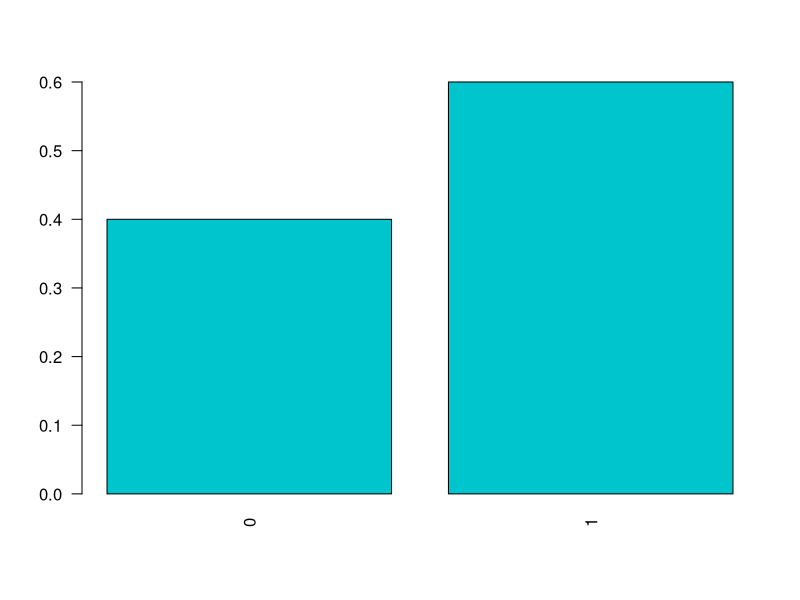
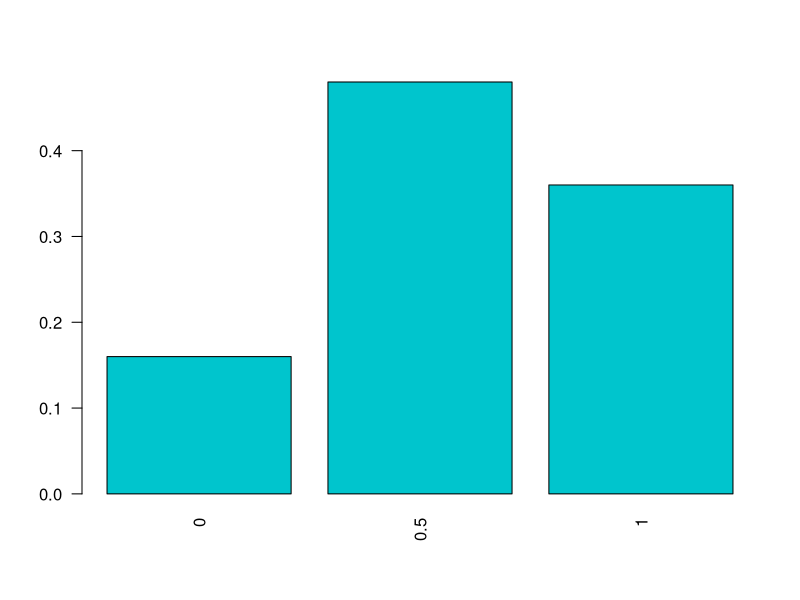
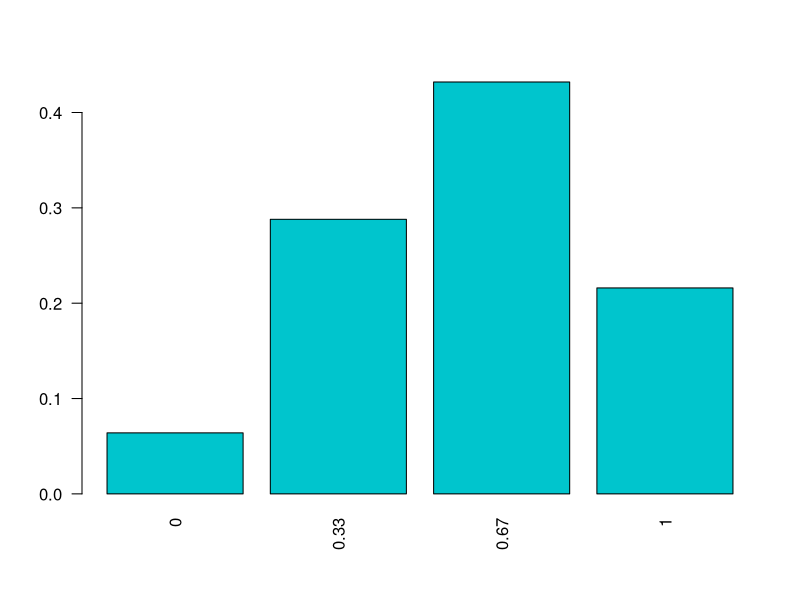
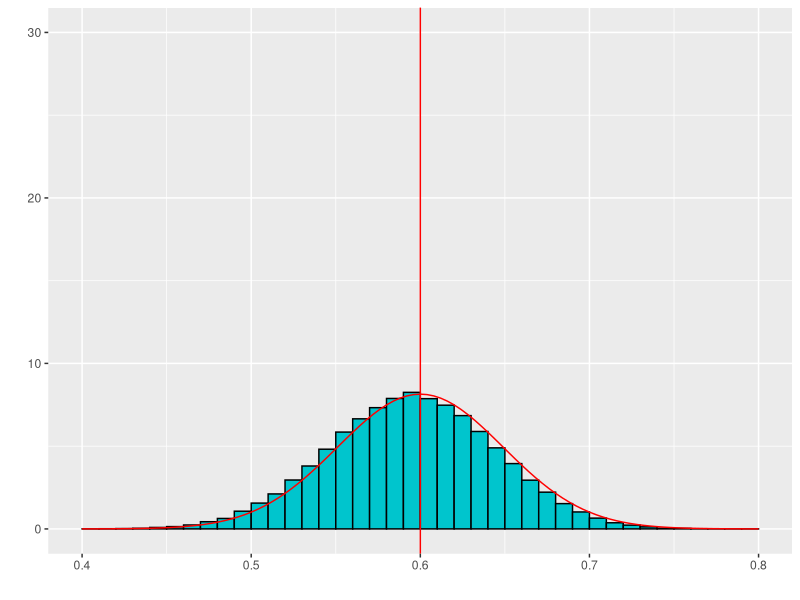
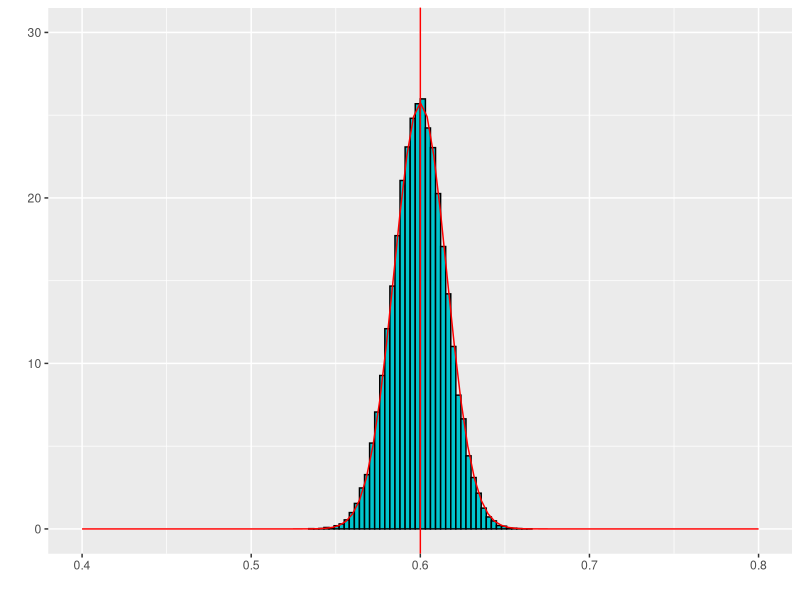
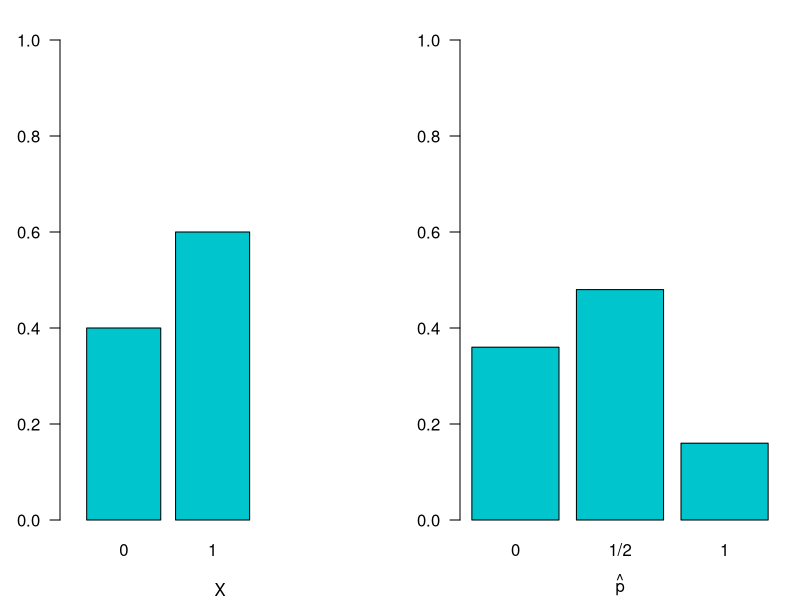
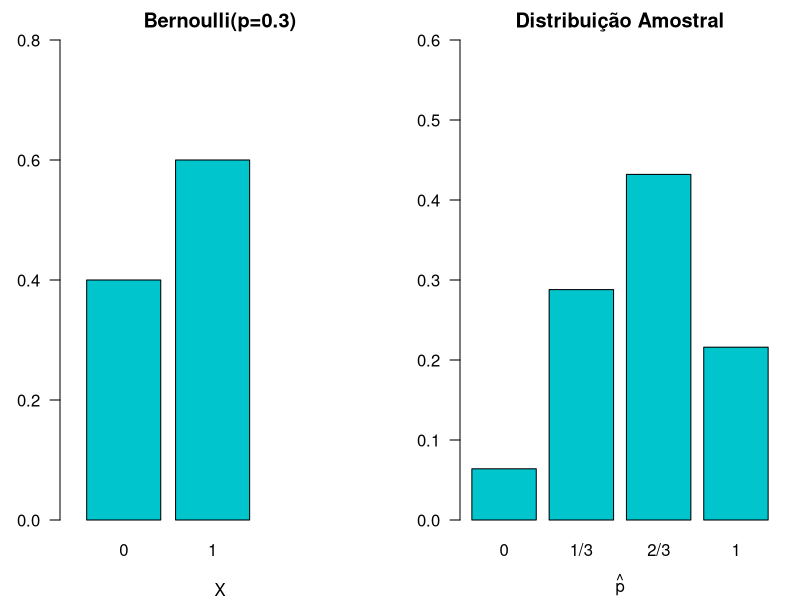

Write R code to recreate these figures, in order. (Note: this script raises an error after producing the figures.)
## ---- chunk 1
namess <- c("0","1")
barplot(c(0.4,0.6), names.arg=namess, col="turquoise3", main="", 
            cex.lab=1.0, cex.axis=1.0, cex.names=1.0, cex.main=2, las=2)
## ---- chunk 2
library(kableExtra)
aa <- expand.grid(1:5,1:5)
xx <- c(1,0,1,0,1)
phat <- unlist(apply(aa,1,function(x) mean(xx[x])))
aa$phat <- phat
#colnames(aa) <- c("Pessoa amostrada 1","Pessoa amostrada 2","$\\hat{p}$")
kable(aa,align = 'ccc',col.names = c("Primeira pessoa","Segunda pessoa","$\\hat{p}$"))
## ---- chunk 3
ff <- as.data.frame(table(aa$phat))
ff$Prop=ff$Freq/(sum(ff$Freq))
kable(ff[,c(1,3)],align = 'cc',col.names = c("$x$","$P(\\hat{p}=x)$"))
## ---- chunk 4
namess <- as.character(round(as.numeric(as.character(ff$Var1)),2))
barplot(ff$Prop, names.arg=namess, col="turquoise3", main="", 
            cex.lab=1.0, cex.axis=1.0, cex.names=1.0, cex.main=2, las=2)
## ---- chunk 5
library(kableExtra)
aa <- expand.grid(1:5,1:5,1:5)
xx <- c(1,0,1,0,1)
phat <- unlist(apply(aa,1,function(x) mean(xx[x])))
aa$phat <- round(phat,3)
#colnames(aa) <- c("Pessoa amostrada 1","Pessoa amostrada 2","$\\hat{p}$")
kable(aa[1:25,],align = 'ccc',col.names = c("Pessoa amostrada 1","Pessoa amostrada 2","Pessoa amostrada 3","$\\hat{p}$"))
## ---- chunk 6
kable(aa[26:50,],align = 'ccc',col.names = c("Pessoa amostrada 1","Pessoa amostrada 2","Pessoa amostrada 3","$\\hat{p}$"))
## ---- chunk 7
kable(aa[51:75,],align = 'ccc',col.names = c("Pessoa amostrada 1","Pessoa amostrada 2","Pessoa amostrada 3","$\\hat{p}$"))
## ---- chunk 8
kable(aa[76:100,],align = 'ccc',col.names = c("Pessoa amostrada 1","Pessoa amostrada 2","Pessoa amostrada 3","$\\hat{p}$"))
## ---- chunk 9
kable(aa[101:125,],align = 'ccc',col.names = c("Pessoa amostrada 1","Pessoa amostrada 2","Pessoa amostrada 3","$\\hat{p}$"))
## ---- chunk 10
ff <- as.data.frame(table(aa$phat))
ff$Prop=round(ff$Freq/(sum(ff$Freq)),3)
kable(ff[,c(1,3)],align = 'cc',col.names = c("$x$","$P(\\hat{p}=x)$"))
## ---- chunk 11
namess <- as.character(round(as.numeric(as.character(ff$Var1)),2))
barplot(ff$Prop, names.arg=namess, col="turquoise3", main="", 
            cex.lab=1.0, cex.axis=1.0, cex.names=1.0, cex.main=2, las=2)
## ---- chunk 12
N=1000000
n=100
n1 = ceiling(N*.6)
n2= N-n1
xx <- c(rep(1,n1),rep(0,n2))
B=100000
bb <- matrix(NA,nrow=B,ncol=n)
for (i in 1:B)
{
  bb[i,] <- sample(1:N,n,replace=TRUE)
}
phat <- unlist(apply(bb,1,function(x) mean(xx[x])))
aa <- data.frame(bb)
aa$phat <- round(phat,3)
## ---- chunk 13
ff <- as.data.frame(table(aa$phat))
ff$Prop=round(ff$Freq/(sum(ff$Freq)),3)
## ---- chunk 14
library(ggplot2)
df <- data.frame(PF = aa$phat)
ggplot(df, aes(x = PF)) + 
    geom_histogram(aes(y =..density..),
                   breaks = seq(min(aa$phat), max(aa$phat), by = .01), 
                   colour = "black", 
                   fill = "turquoise3") +  geom_vline(xintercept=0.6, color="red") + 
stat_function(fun = dnorm, args = list(mean = 0.6, sd = sqrt(0.6*.4/n)),col="red") + xlab(" ") + ylab(" ") + ylim(0,30) + xlim(0.4,0.8)
## ---- chunk 15
N=1000000
n=1000
n1 = ceiling(N*.6)
n2= N-n1
xx <- c(rep(1,n1),rep(0,n2))
B=100000
bb <- matrix(NA,nrow=B,ncol=n)
for (i in 1:B)
{
  bb[i,] <- sample(1:N,n,replace=TRUE)
}
phat <- unlist(apply(bb,1,function(x) mean(xx[x])))
aa <- data.frame(bb)
aa$phat <- round(phat,3)
## ---- chunk 16
ff <- as.data.frame(table(aa$phat))
ff$Prop=round(ff$Freq/(sum(ff$Freq)),3)
## ---- chunk 17
df <- data.frame(PF = aa$phat)
ggplot(df, aes(x = PF)) + 
    geom_histogram(aes(y =..density..),
                   breaks = seq(min(aa$phat), max(aa$phat), by = .003), 
                   colour = "black", 
                   fill = "turquoise3") +  geom_vline(xintercept=0.6, color="red") +
stat_function(fun = dnorm, args = list(mean = 0.6, sd = sqrt(0.6*.4/n)),col="red") + xlab(" ") + ylab(" ") + ylim(0,30)+xlim(0.4,0.8)
## ---- chunk 18
par(mfrow=c(1, 2), mar = c(4, 3, 2, 1))
barplot(c(0.4, 0.6), las = 1, col = "turquoise3", ylim = c(0, 1), width = 0.25,
        names.arg = c(0, 1), 
        main = "", xlab = "X", ylab = "", xlim = c(0, 1))
barplot(c(0.36, 0.48, 0.16), las = 1, col = "turquoise3", 
        names.arg = c("0", "1/2", "1"), 
        main = " ", 
        xlab = bquote("" * hat(p) * "") , ylab = "", ylim = c(0, 1), )
## ---- chunk 19
n = 3
p = 0.6

par(mfrow=c(1, 2), mar = c(4, 3, 2, 1))
barplot(c(1-p, p), las = 1, col = "turquoise3", ylim = c(0, .8), width = 0.25, 
        names.arg = c(0, 1), 
        main = "Bernoulli(p=0.3)", xlab = "X", ylab = "", xlim = c(0, 1))
barplot(dbinom(0:n, n, p), las = 1, col = "turquoise3", 
        names.arg = c("0", "1/3", "2/3", "1"), 
        main = "Distribuição Amostral", 
        xlab = bquote("" * hat(p) * "") , ylab = "", ylim = c(0, .6))
## ---- chunk 20
n=30
B=100000
bb <- matrix(NA,nrow=B,ncol=n)
for (i in 1:B)
{
  bb[i,] <- rbinom(n,1,0.6)
}
phat <- rowMeans(bb)
aa <- data.frame(bb)
aa$phat <- round(phat,3)
## ---- chunk 21
df <- data.frame(PF = aa$phat)
ggplot(df, aes(x = PF)) + 
    geom_histogram(aes(y =..density..),
                   breaks = seq(min(aa$phat), max(aa$phat), by = .035), 
                   colour = "black", 
                   fill = "turquoise3") +  geom_vline(xintercept=0.6, color="red") +
stat_function(fun = dnorm, args = list(mean = 0.6, sd = sqrt(0.6*.4/n)),col="red") + xlab(" ") + ylab(" ") + ylim(0,30)+xlim(0.4,0.8)
## ---- chunk 22
n=100
B=100000
bb <- matrix(NA,nrow=B,ncol=n)
for (i in 1:B)
{
  bb[i,] <- rbinom(n,1,0.6)
}
phat <- rowMeans(bb)
aa <- data.frame(bb)
aa$phat <- round(phat,3)
## ---- chunk 23
df <- data.frame(PF = aa$phat)
ggplot(df, aes(x = PF)) + 
    geom_histogram(aes(y =..density..),
                   breaks = seq(min(aa$phat), max(aa$phat), by = .01), 
                   colour = "black", 
                   fill = "turquoise3") +  geom_vline(xintercept=0.6, color="red") +
stat_function(fun = dnorm, args = list(mean = 0.6, sd = sqrt(0.6*.4/n)),col="red") + xlab(" ") + ylab(" ") + ylim(0,30)+xlim(0.4,0.8)
## ---- chunk 24
n=1000
B=100000
bb <- matrix(NA,nrow=B,ncol=n)
for (i in 1:B)
{
  bb[i,] <- rbinom(n,1,0.6)
}
phat <- rowMeans(bb)
aa <- data.frame(bb)
aa$phat <- round(phat,3)
## ---- chunk 25
df <- data.frame(PF = aa$phat)
ggplot(df, aes(x = PF)) + 
    geom_histogram(aes(y =..density..),
                   breaks = seq(min(aa$phat), max(aa$phat), by = .005), 
                   colour = "black", 
                   fill = "turquoise3") +  geom_vline(xintercept=0.6, color="red") +
stat_function(fun = dnorm, args = list(mean = 0.6, sd = sqrt(0.6*.4/n)),col="red") + xlab(" ") + ylab(" ") + ylim(0,30)+xlim(0.4,0.8)
## ---- chunk 26
namess <- c("1000","2000","3000","4000","5000")
barplot(c(rep(1/5,5)), names.arg=namess, col="turquoise3", main="", 
            cex.lab=1.0, cex.axis=1.0, cex.names=1.0, cex.main=2, las=2)
## ---- chunk 27
library(kableExtra)
aa <- expand.grid(1:5,1:5)
xx <- c(1000,2000,3000,4000,5000)
phat <- unlist(apply(aa,1,function(x) mean(xx[x])))
aa$phat <- phat
kable(aa,align = 'ccc',col.names = c("Primeira pessoa","Segunda pessoa","$\\bar{X}$"))
## ---- chunk 28
ff <- as.data.frame(table(aa$phat))
ff$Prop=ff$Freq/(sum(ff$Freq))
kable(ff[,c(1,3)],align = 'cc',col.names = c("$x$","$P(\\bar{X}=x)$"))
esp <- sum(as.numeric(as.character(ff$Var1))*ff$Prop)
vari <- sum( ((as.numeric(as.character(ff$Var1)) - esp )^2)*ff$Prop)
## ---- chunk 29
namess <- as.character(round(as.numeric(as.character(ff$Var1)),2))
barplot(ff$Prop, names.arg=namess, col="turquoise3", main="", 
            cex.lab=1.0, cex.axis=1.0, cex.names=1.0, cex.main=2, las=2)
## ---- chunk 30
library(kableExtra)
aa <- expand.grid(1:5,1:5,1:5)
xx <- c(1000,2000,3000,4000,5000)
phat <- unlist(apply(aa,1,function(x) mean(xx[x])))
aa$phat <- round(phat,3)
#colnames(aa) <- c("Pessoa amostrada 1","Pessoa amostrada 2","$\\hat{p}$")
kable(aa[1:25,],align = 'ccc',col.names = c("Pessoa amostrada 1","Pessoa amostrada 2","Pessoa amostrada 3","$\\bar{X}$"))
## ---- chunk 31
kable(aa[26:50,],align = 'ccc',col.names = c("Pessoa amostrada 1","Pessoa amostrada 2","Pessoa amostrada 3","$\\bar{X}$"))
## ---- chunk 32
kable(aa[51:75,],align = 'ccc',col.names = c("Pessoa amostrada 1","Pessoa amostrada 2","Pessoa amostrada 3","$\\bar{X}$"))
## ---- chunk 33
kable(aa[76:100,],align = 'ccc',col.names = c("Pessoa amostrada 1","Pessoa amostrada 2","Pessoa amostrada 3","$\\bar{X}$"))
## ---- chunk 34
kable(aa[101:125,],align = 'ccc',col.names = c("Pessoa amostrada 1","Pessoa amostrada 2","Pessoa amostrada 3","$\\bar{X}$"))
## ---- chunk 35
ff <- as.data.frame(table(aa$phat))
ff$Prop=round(ff$Freq/(sum(ff$Freq)),3)
kable(ff[,c(1,3)],align = 'cc',col.names = c("$x$","$P(\\bar{X}=x)$"))
esp <- sum(as.numeric(as.character(ff$Var1))*ff$Prop)
vari <- sum( ((as.numeric(as.character(ff$Var1)) - esp )^2)*ff$Prop)
## ---- chunk 36
namess <- as.character(round(as.numeric(as.character(ff$Var1)),2))
barplot(ff$Prop, names.arg=namess, col="turquoise3", main="", 
            cex.lab=1.0, cex.axis=1.0, cex.names=1.0, cex.main=2, las=2)
## ---- chunk 37
N=1000000
n=100
xx <- c(rep(1000,N/5),rep(2000,N/5),rep(3000,N/5),rep(4000,N/5),rep(5000,N/5))
mu=mean(xx)
vari = var(xx) * (N-1)/N
B=100000
bb <- matrix(NA,nrow=B,ncol=n)
for (i in 1:B)
{
  bb[i,] <- sample(1:N,n,replace=TRUE)
}
phat <- unlist(apply(bb,1,function(x) mean(xx[x])))
aa <- data.frame(bb)
aa$phat <- round(phat,3)
## ---- chunk 38
ff <- as.data.frame(table(aa$phat))
ff$Prop=round(ff$Freq/(sum(ff$Freq)),3)
## ---- chunk 39
library(ggplot2)
df <- data.frame(PF = aa$phat)
ggplot(df, aes(x = PF)) + 
    geom_histogram(aes(y =..density..),
                   breaks = seq(min(aa$phat), max(aa$phat), by = 10), 
                   colour = "black", 
                   fill = "turquoise3") +  geom_vline(xintercept=mu, color="red") + 
stat_function(fun = dnorm, args = list(mean = mu, sd = sqrt(vari/n)),col="red") + xlab(" ") + ylab(" ") + ylim(0,0.01) + xlim(2400,3600)
## ---- chunk 40
N=1000000
n=1000
xx <- c(rep(1000,N/5),rep(2000,N/5),rep(3000,N/5),rep(4000,N/5),rep(5000,N/5))
mu=mean(xx)
vari = var(xx) * (N-1)/N
B=100000
bb <- matrix(NA,nrow=B,ncol=n)
for (i in 1:B)
{
  bb[i,] <- sample(1:N,n,replace=TRUE)
}
phat <- unlist(apply(bb,1,function(x) mean(xx[x])))
aa <- data.frame(bb)
aa$phat <- round(phat,3)
## ---- chunk 41
ff <- as.data.frame(table(aa$phat))
ff$Prop=round(ff$Freq/(sum(ff$Freq)),3)
## ---- chunk 42
df <- data.frame(PF = aa$phat)
ggplot(df, aes(x = PF)) + 
    geom_histogram(aes(y =..density..),
                   breaks = seq(min(aa$phat), max(aa$phat), by = 10), 
                   colour = "black", 
                   fill = "turquoise3") +  geom_vline(xintercept=mu, color="red") +
stat_function(fun = dnorm, args = list(mean = mu, sd = sqrt(vari/n)),col="red") + xlab(" ") + ylab(" ") + ylim(0,0.01) + xlim(2400,3600)
## ---- chunk 43
namess <- c("1000","2000","3000","4000","5000")
barplot(c(rep(1/5,5)), names.arg=namess, col="turquoise3", main="", 
            cex.lab=1.0, cex.axis=1.0, cex.names=1.0, cex.main=2, las=2)
## ---- chunk 44
n=30
B=100000
bb <- matrix(NA,nrow=B,ncol=n)
for (i in 1:B)
{
  bb[i,] <- sample(x=c(1000,2000,3000,4000,5000),size=n,replace=TRUE)
}
phat <- rowMeans(bb)

aa <- data.frame(bb)
aa$phat <- round(phat,3)
mu=mean(c(1000,2000,3000,4000,5000))
vari = var(c(1000,2000,3000,4000,5000)) * (4/5)
## ---- chunk 45
df <- data.frame(PF = aa$phat)
ggplot(df, aes(x = PF)) + 
    geom_histogram(aes(y =..density..),
                   breaks = seq(min(aa$phat), max(aa$phat), by = 33), 
                   colour = "black", 
                   fill = "turquoise3") +  geom_vline(xintercept=mu, color="red") +
stat_function(fun = dnorm, args = list(mean = mu, sd = sqrt(vari/n)),col="red") + xlab(" ") + ylab(" ") + ylim(0,0.01)+xlim(2000,4000)
## ---- chunk 46
n=100
B=100000
bb <- matrix(NA,nrow=B,ncol=n)
for (i in 1:B)
{
  bb[i,] <- sample(x=c(1000,2000,3000,4000,5000),size=n,replace=TRUE)
}
phat <- rowMeans(bb)

aa <- data.frame(bb)
aa$phat <- round(phat,3)
mu=mean(c(1000,2000,3000,4000,5000))
vari = var(c(1000,2000,3000,4000,5000)) * (4/5)
## ---- chunk 47
df <- data.frame(PF = aa$phat)
ggplot(df, aes(x = PF)) + 
    geom_histogram(aes(y =..density..),
                   breaks = seq(min(aa$phat), max(aa$phat), by = 10), 
                   colour = "black", 
                   fill = "turquoise3") +  geom_vline(xintercept=mu, color="red") +
stat_function(fun = dnorm, args = list(mean = mu, sd = sqrt(vari/n)),col="red") + xlab(" ") + ylab(" ") + ylim(0,0.01)+xlim(2000,4000)
## ---- chunk 48
n=1000
B=100000
bb <- matrix(NA,nrow=B,ncol=n)
for (i in 1:B)
{
  bb[i,] <- sample(x=c(1000,2000,3000,4000,5000),size=n,replace=TRUE)
}
phat <- rowMeans(bb)

aa <- data.frame(bb)
aa$phat <- round(phat,3)
## ---- chunk 49
df <- data.frame(PF = aa$phat)
ggplot(df, aes(x = PF)) + 
    geom_histogram(aes(y =..density..),
                   breaks = seq(min(aa$phat), max(aa$phat), by = 10), 
                   colour = "black", 
                   fill = "turquoise3") +  geom_vline(xintercept=mu, color="red") +
stat_function(fun = dnorm, args = list(mean = mu, sd = sqrt(vari/n)),col="red") + xlab(" ") + ylab(" ") + ylim(0,0.01)+xlim(2000,4000)
## ---- chunk 50
B=100000
mu=3.5
vari = 17.5/6
